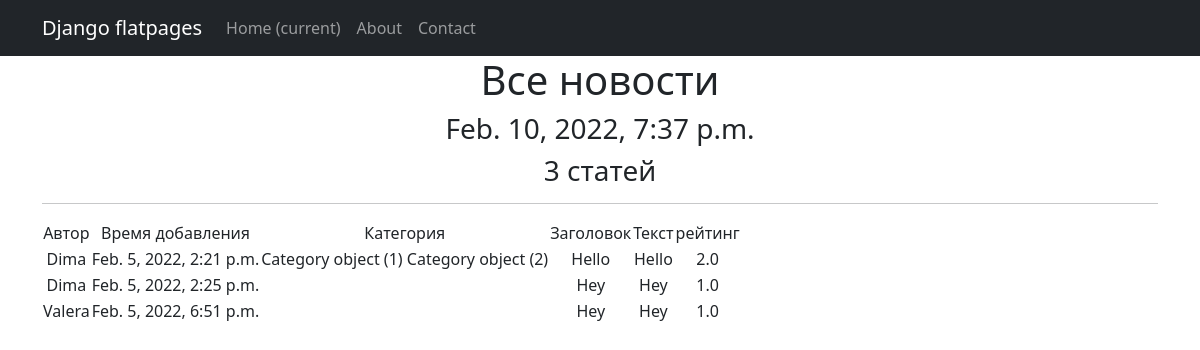
The page /news/ on the database as committed earlier.
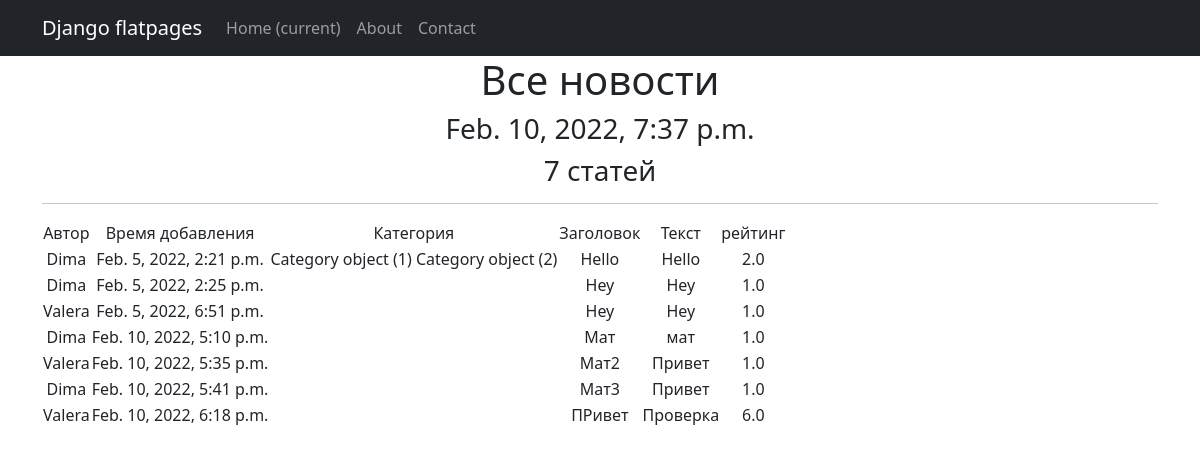
The same page on the database as committed later.
### news/models.py (models this page shows, shortened)
class Post(models.Model):
    news = 'NE'
    paper = 'PA'
    POSITIONS = [(news, 'Новости'), (paper, 'Статьи')]
    authors = models.ForeignKey(Author, on_delete=models.CASCADE)
    categories = models.ManyToManyField(Category, through='PostCategory')
    time_in = models.DateTimeField(auto_now_add=True)
    header = models.CharField(max_length=255)
    text = models.TextField()
    rating_post = models.FloatField(default=1.0)
    paper_news = models.CharField(max_length=2, choices=POSITIONS, default=news)

class Author(models.Model):
    users = models.OneToOneField(User, on_delete=models.CASCADE)
    rating_users = models.FloatField(default=1.0)

class Category(models.Model):
    name_category = models.CharField(max_length=64,unique=True)

### news/views.py (the view)
# urls.py: urlpatterns = [path('', PostList.as_view()),
class PostList(ListView):
    model = Post
    template_name = 'Posts.html'
    context_object_name = 'posts'
    def get_context_data(self, **kwargs):
        context = super().get_context_data(**kwargs)
        context['time_now'] = datetime.utcnow()  # добавим переменную текущей даты time_now
        context[
            'value1'] = None  # добавим ещё одну пустую переменную, чтобы на её примере посмотреть работу другого фильтра
        return context

### news/templatetags/custom_filters.py (called while the page is built)
@register.filter(name='censor')
def censor(value):
    word = ['жопа', 'блять']
    value = str(value)
    i = value.split()
    for j in i:
        if j in word:
            return 'мат'
        else:
            return str(j)

### templates/Posts.html (shortened to what this page needs)
{% extends 'flatpages/default.html' %}
{% load custom_filters %}
{% block content %}
    <h1>Все новости</h1>
    <h3>{{ time_now }}</h3>
    <h3> {{ posts|length }} {{' статей'}} </h3>
    <hr>
    {% if posts %}
        <table>
            <tr>
                <td>
                    Автор
                </td>
                <td>
                    Время добавления
                </td>
                <td>
                    Категория
                </td>
                <td>
                    Заголовок
                </td>
                <td>
                    Текст
                </td>
                <td>
                    рейтинг
                </td>
            </tr>
        {% for post in posts %}
            <tr>
                <td>
                    {{ post.authors.users }}
                </td>
                <td>
                    {{ post.time_in }}
                </td>
                <td>
                    {% for i in post.categories.all %}
                        {{ i }}
                    {% endfor %}
                </td>
                <td>
                    {{ post.header }}
                </td>
                <td>
                    {{ post.text|censor|truncatechars:50 }}
                </td>
                <td>
                    {{ post.rating_post }}
                </td>
            </tr>
        {% endfor %}
        </table>
    {% else %}
        <h2>Новостей нет!</h2>
    {% endif %}
{% endblock content %}

### templates/flatpages/default.html (shortened to what this page needs)
<!DOCTYPE html>
<html lang="en">
    <head>
        {% load static %}
        <link href="{% static 'css/styles.css' %}" rel="stylesheet" />
    </head>
    <body>
        <nav class="navbar navbar-expand-lg navbar-dark bg-dark static-top">
           <div class="container">
               <a class="navbar-brand" href="#">Django flatpages</a>
               <div class="collapse navbar-collapse" id="navbarResponsive">
                   <ul class="navbar-nav ml-auto">
                       <li class="nav-item active">
                           <a class="nav-link" href="#">Home
                               <span class="sr-only">(current)</span>
                           </a>
                       </li>
                       <li class="nav-item">
                           <a class="nav-link" href="/about/">About</a>
                       </li>
                       <li class="nav-item">
                           <a class="nav-link" href="/contacts/">Contact</a>
                       </li>
                   </ul>
               </div>
           </div>
        </nav>
        <div class="container">
           <div class="row">
               <div class="col-lg-12 text-center">
                   {% block content %}{% endblock content %}
               </div>
           </div>
        </div>
    </body>
</html>

Rows that differ between the two databases and show on the page:
added Post: authors.users "Dima", time_in "Feb. 10, 2022, 5:10 p.m.", header "Мат", text|censor "мат", rating_post "1.0"
added Post: authors.users "Valera", time_in "Feb. 10, 2022, 5:35 p.m.", header "Мат2", text|censor "Привет", rating_post "1.0"
added Post: authors.users "Dima", time_in "Feb. 10, 2022, 5:41 p.m.", header "Мат3", text|censor "Привет", rating_post "1.0"
added Post: authors.users "Valera", time_in "Feb. 10, 2022, 6:18 p.m.", header "ПРивет", text|censor "Проверка", rating_post "6.0"
Other text that changed with them:
{{ posts|length }}: "3" → "7"
